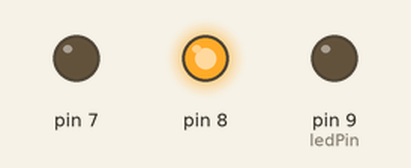
A sketch run on a simulated Arduino Uno, built with avr-gcc and run on an emulated ATmega328P. Shown: output pins drawn as LEDs (lit = HIGH). What the sketch prints to the serial monitor is not drawn.

Above: at 0.24 s.
At 3.14 s:
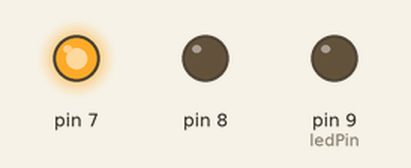
At 38.8 s:
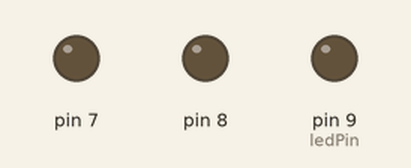
Timing chart, 0 to 40.0 s (numbered marks = the images above):
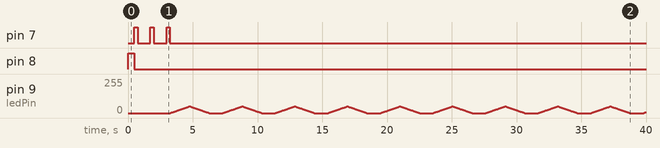

The sketch:

BadUSB.ino
```cpp
/* Bad Arduino based on the HID Keyboard emulator from kevin demarco
 *  http://www.kevindemarco.com/2014/01/02/arduino-uno-as-a-usb-hid-interface/
*/
uint8_t buf[8] = {0 }; /* Keyboard report buffer */

int execute = 0;
int ledPin = 9;

void setup(){
  Serial.begin(9600);
  pinMode(7, OUTPUT);
  pinMode(8, OUTPUT);

}

void loop(){
  digitalWrite(7,LOW);
  digitalWrite(8,LOW);
  if(execute<1){

    digitalWrite(8,HIGH);
    payload();

    digitalWrite(8,LOW);
    digitalWrite(7, HIGH);
    delay(250);
    digitalWrite(7, LOW);
    delay(1000);
    digitalWrite(7, HIGH);
    delay(250);
    digitalWrite(7, LOW);
    delay(1000);
    digitalWrite(7, HIGH);
    delay(250);
    digitalWrite(7, LOW);
  }
  else{
// fade in from min to max in increments of 5 points:
  for (int fadeValue = 0 ; fadeValue <= 50; fadeValue += 1) {
    // sets the value (range from 0 to 255):
    analogWrite(ledPin, fadeValue);
    // wait for 30 milliseconds to see the dimming effect
    delay(30);
  }

  // fade out from max to min in increments of 5 points:
  for (int fadeValue = 50 ; fadeValue >= 0; fadeValue -= 1) {
    // sets the value (range from 0 to 255):
    analogWrite(ledPin, fadeValue);
    // wait for 30 milliseconds to see the dimming effect
    delay(30);
  }
  delay(1000);
  }
}

void releaseKey(){
  buf[0] = 0;
  buf[2] = 0;
  Serial.write(buf, 8); // Release key
  delay(5);
}

void payload(){

//APPLE KEYBOARD REGISTER

//buf[0] = 0x00;
//buf[2] = 0x1D; //z
//Serial.write(buf, 8); // Release key
//releaseKey();

//buf[0] = 0x00;
//buf[2] = 0x38; //z
//Serial.write(buf, 8); // Release key
//releaseKey();

// SOME HOW NEED TO PRESS THE DONE BUTTON HERE>>>


//BAD ARDUINO!
    buf[0] = 0x02;
    buf[2] = 0x05; //b
    Serial.write(buf, 8); // Release key
    releaseKey();

    buf[0] = 0;
    buf[2] = 0x04; //a
    Serial.write(buf, 8); // Release key
    releaseKey();

    buf[0] = 0;
    buf[2] = 0x07; //d
    Serial.write(buf, 8); // Release key
    releaseKey();

    buf[0] = 0;
    buf[2] = 0x2C; //Space
    Serial.write(buf, 8); // Release key
    releaseKey();

    buf[0] = 0x02; //SHIFT
    buf[2] = 0x04; //A
    Serial.write(buf, 8); // Release key
    releaseKey();

    buf[0] = 0;
    buf[2] = 0x15; //r
    Serial.write(buf, 8); // Release key
    releaseKey();

    buf[0] = 0;
    buf[2] = 0x07; //d
    Serial.write(buf, 8); // Release key
    releaseKey();

    buf[0] = 0;
    buf[2] = 0x18; //u
    Serial.write(buf, 8); // Release key
    releaseKey();

    buf[0] = 0;
    buf[2] = 0x0C; //i
    Serial.write(buf, 8); // Release key
    releaseKey();

    buf[0] = 0;
    buf[2] = 0x11; //n
    Serial.write(buf, 8); // Release key
    releaseKey();

    buf[0] = 0;
    buf[2] = 0x12; //o
    Serial.write(buf, 8); // Release key
    releaseKey();

    buf[0] = 0x02; //SHIFT
    buf[2] = 0x1E; //!
    Serial.write(buf, 8); // Release key
    releaseKey();

    buf[0] = 0;
    buf[2] = 0x28; //Return
    Serial.write(buf, 8); // Release key
    releaseKey();

    buf[0] = 0x02;
    buf[2] = 0x05; //b
    Serial.write(buf, 8); // Release key
    releaseKey();

    buf[0] = 0x00;
    buf[2] = 0x1C; //b
    Serial.write(buf, 8); // Release key
    releaseKey();

    buf[0] = 0;
    buf[2] = 0x2C; //Space
    Serial.write(buf, 8); // Release key
    releaseKey();

    buf[0] = 0x02;
    buf[2] = 0x15; //R
    Serial.write(buf, 8); // Release key
    releaseKey();

    buf[0] = 0;
    buf[2] = 0x0C; //i
    Serial.write(buf, 8); // Release key
    releaseKey();

    buf[0] = 0;
    buf[2] = 0x06; //c
    Serial.write(buf, 8); // Release key
    releaseKey();

    buf[0] = 0;
    buf[2] = 0x0B; //h
    Serial.write(buf, 8); // Release key
    releaseKey();

    buf[0] = 0;
    buf[2] = 0x04; //a
    Serial.write(buf, 8); // Release key
    releaseKey();

    buf[0] = 0;
    buf[2] = 0x15; //r
    Serial.write(buf, 8); // Release key
    releaseKey();

    buf[0] = 0;
    buf[2] = 0x07; //d
    Serial.write(buf, 8); // Release key
    releaseKey();

    buf[0] = 0;
    buf[2] = 0x2C; //Space
    Serial.write(buf, 8); // Release key
    releaseKey();

    buf[0] = 0x02;
    buf[2] = 0x10; //M
    Serial.write(buf, 8); // Release key
    releaseKey();

    buf[0] = 0;
    buf[2] = 0x04; //a
    Serial.write(buf, 8); // Release key
    releaseKey();

    buf[0] = 0;
    buf[2] = 0x17; //t
    Serial.write(buf, 8); // Release key
    releaseKey();

    buf[0] = 0;
    buf[2] = 0x17; //t
    Serial.write(buf, 8); // Release key
    releaseKey();

    buf[0] = 0;
    buf[2] = 0x0B; //h
    Serial.write(buf, 8); // Release key
    releaseKey();

    buf[0] = 0;
    buf[2] = 0x08; //e
    Serial.write(buf, 8); // Release key
    releaseKey();

    buf[0] = 0;
    buf[2] = 0x1A; //w
    Serial.write(buf, 8); // Release key
    releaseKey();

    buf[0] = 0;
    buf[2] = 0x16; //s
    Serial.write(buf, 8); // Release key
    releaseKey();

    buf[0] = 0;
    buf[2] = 0x28; //Return
    Serial.write(buf, 8); // Release key
    releaseKey();
  execute = 1;
}
```

Measured:
- by itself, pin 7: alternates HIGH for 0.25 s and LOW for 1.0 s, 6 changes in all, then stays LOW
- by itself, pin 8: LOW → HIGH at 0.00 s, → LOW 0.49 s later
